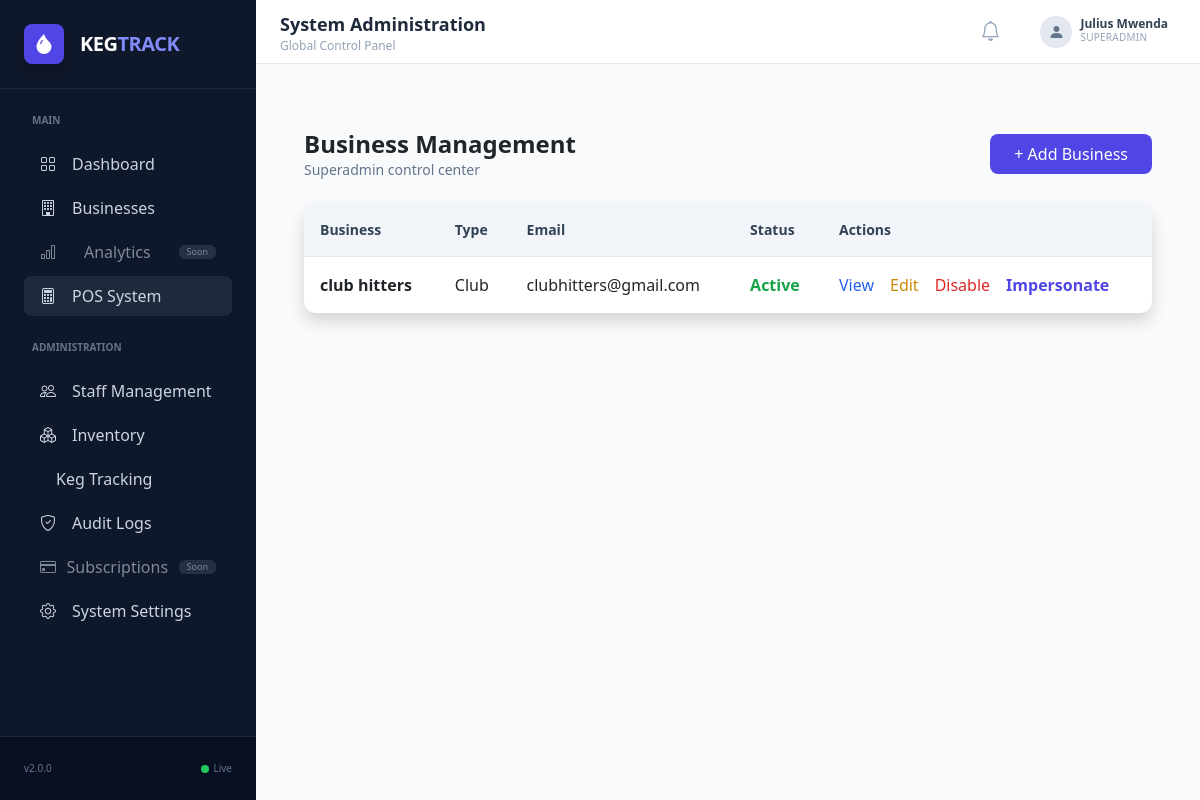
Screenshot of /superadmin/business/ (signed in) with the database file from the repository.
### accounts/models.py (models this page shows, shortened)
class User(AbstractUser):
    phone = models.CharField(max_length=20, unique=True)
    email = models.EmailField(unique=True)
    business = models.ForeignKey(
        "business.Business",
        on_delete=models.CASCADE,
        null=True,
        blank=True
    )
    role = models.ForeignKey(
        "accounts.Role",
        on_delete=models.SET_NULL,
        null=True,
        blank=True
    )
    is_superadmin = models.BooleanField(default=False)
    is_active_staff = models.BooleanField(default=True)
    must_change_password = models.BooleanField(default=True)
    is_deleted = models.BooleanField(default=False)
    last_login_ip = models.GenericIPAddressField(null=True, blank=True)
    last_device = models.CharField(max_length=255, blank=True)
    created_at = models.DateTimeField(auto_now_add=True)
    updated_at = models.DateTimeField(auto_now=True)
    USERNAME_FIELD = "username"
    REQUIRED_FIELDS = ["email", "phone", "first_name", "last_name"]
    objects = UserManager()

### business/models.py (models this page shows, shortened)
class Business(models.Model):
    name = models.CharField(max_length=255, unique=True)
    slug = models.SlugField(unique=True, blank=True)
    business_type = models.CharField(
        max_length=50,
        choices=[
            ("pub", "Pub"),
            ("bar", "Bar"),
            ("restaurant", "Restaurant"),
            ("club", "Club"),
        ],
        default="pub"
    )
    email = models.EmailField(unique=True)
    phone = models.CharField(max_length=20, blank=True, null=True)
    address = models.TextField()
    logo = models.ImageField(upload_to='business_logos/', null=True, blank=True)
    primary_color = models.CharField(max_length=7, default="#0056b3")
    created_by = models.ForeignKey(
        "accounts.User",
        on_delete=models.SET_NULL,
        null=True,
        blank=True,
        related_name="created_businesses"
    )
    is_active = models.BooleanField(default=True)
    is_deleted = models.BooleanField(default=False)
    deleted_at = models.DateTimeField(null=True, blank=True)
    created_at = models.DateTimeField(auto_now_add=True)
    updated_at = models.DateTimeField(auto_now=True)
    class Meta:
        verbose_name_plural = "Businesses"

### core/views.py (the view)
# urls.py: path("superadmin/business/", views.business_list, name="business_list"),
@login_required
def business_list(request):
    if not is_superadmin(request.user):
        return HttpResponseForbidden("Only Super Admin allowed")
    businesses = Business.objects.all().order_by("-created_at")
    return render(request, "core/superadmin/business_list.html", {
        "businesses": businesses
    })

### accounts/models.py (called while the page is built)
    @property
    def code(self):
        return self.name  # alias for cleaner logic

### core/views.py (called while the page is built)
def is_superadmin(user):
    return getattr(user, "is_superadmin", False)

### tracking/context_processors.py (called while the page is built)
def keg_config(request):
    config, _ = KegSystemConfig.objects.get_or_create(id=1)
    return {"config": config}

### core/templates/core/superadmin/business_list.html
{% extends "base.html" %}
{% block content %}
<div class="p-6">
    <div class="flex justify-between items-center mb-6">
        <div>
            <h1 class="text-2xl font-bold">Business Management</h1>
            <p class="text-sm text-slate-500">Superadmin control center</p>
        </div>
        <a href="{% url 'core:business_create' %}"
           class="bg-indigo-600 text-white px-4 py-2 rounded-lg hover:bg-indigo-700 transition">
            + Add Business
        </a>
    </div>
    <div class="bg-white rounded-xl shadow overflow-hidden">
        <table class="w-full text-left">
            <thead class="bg-slate-100 text-slate-700 text-sm">
                <tr>
                    <th class="p-3">Business</th>
                    <th class="p-3">Type</th>
                    <th class="p-3">Email</th>
                    <th class="p-3">Status</th>
                    <th class="p-3">Actions</th>
                </tr>
            </thead>
            <tbody>
                {% for b in businesses %}
                <tr class="border-t hover:bg-slate-50">
                    <td class="p-3 font-semibold">{{ b.name }}</td>
                    <td class="p-3 capitalize">{{ b.business_type }}</td>
                    <td class="p-3">{{ b.email }}</td>
                    <td class="p-3">
                        {% if b.is_active %}
                            <span class="text-green-600 font-semibold">Active</span>
                        {% else %}
                            <span class="text-red-600 font-semibold">Disabled</span>
                        {% endif %}
                    </td>
                    <td class="p-3">
                        <div class="flex flex-wrap gap-3 items-center">
                            <a href="#"
                               class="text-blue-600 hover:underline">
                                View
                            </a>
                            <a href="{% url 'core:business_edit' b.id %}"
                               class="text-yellow-600 hover:underline">
                                Edit
                            </a>
                            <a href="{% url 'core:business_toggle' b.id %}"
                               class="hover:underline
                               {% if b.is_active %}
                                    text-red-600
                               {% else %}
                                    text-green-600
                               {% endif %}">
                                {% if b.is_active %}
                                    Disable
                                {% else %}
                                    Enable
                                {% endif %}
                            </a>
                            <a href="{% url 'core:business_impersonate' b.id %}"
                               class="text-indigo-600 hover:underline font-semibold">
                                Impersonate
                            </a>
                        </div>
                    </td>
                </tr>
                {% empty %}
                <tr>
                    <td colspan="5" class="p-6 text-center text-slate-500">
                        No businesses found
                    </td>
                </tr>
                {% endfor %}
            </tbody>
        </table>
    </div>
</div>
{% endblock %}

### templates/includes/navbar.html (shortened to what this page needs)
<nav class="bg-white border-b border-slate-200 h-16 flex items-center justify-between px-6 sticky top-0 z-10">
    <div class="flex items-center gap-4">
        <div class="flex flex-col leading-tight">
            <span class="text-lg font-semibold text-slate-800">
                {% if request.user.is_superuser or request.user.is_superadmin %}
                    System Administration
                {% elif request.session.active_business_id %}
                    {{ request.user.business.name }}
                {% else %}
                    Business Dashboard
                {% endif %}
            </span>
            <span class="text-xs text-slate-400">
                {% if request.user.is_superuser or request.user.is_superadmin %}
                    Global Control Panel
                {% elif request.user.role %}
                    {{ request.user.role.name|upper }}
                {% else %}
                    STAFF
                {% endif %}
            </span>
        </div>
    </div>
    <div class="flex items-center gap-4">
        <button class="relative p-2 text-slate-400 hover:text-slate-600 transition">
            <i class="bi bi-bell text-xl"></i>
        </button>
        <div class="dropdown">
            <button class="flex items-center gap-2 hover:bg-slate-50 px-2 py-1 rounded transition"
                    data-bs-toggle="dropdown">
                <div class="w-8 h-8 rounded-full bg-slate-200 flex items-center justify-center border border-slate-300">
                    <i class="bi bi-person-fill text-slate-500"></i>
                </div>
                <div class="text-left hidden sm:block">
                    <p class="text-xs font-semibold leading-none text-slate-700">
                        {{ user.get_full_name|default:user.username }}
                    </p>
                    <p class="text-[10px] text-slate-400 uppercase tracking-wide">
                        {% if user.is_superuser or user.is_superadmin %}
                            SUPERADMIN
                        {% else %}
                            {{ user.role.name|default:"STAFF" }}
                        {% endif %}
                    </p>
                </div>
            </button>
        </div>
    </div>
</nav>

### templates/base.html (style rules this page uses)
.theme-owner { --role-color: #0ea5e9; }

### rows the page displays
User: get_full_name "Julius Mwenda"
Business: name "club hitters", business_type "Club", email "clubhitters@gmail.com", is_active "Active"
